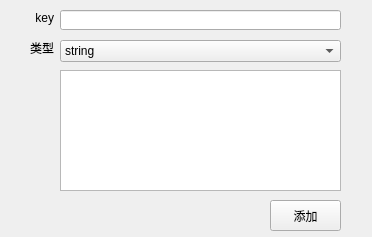
<?xml version="1.0" encoding="UTF-8"?>
<ui version="4.0">
 <class>Form</class>
 <widget class="QWidget" name="Form">
  <property name="geometry">
   <rect>
    <x>0</x>
    <y>0</y>
    <width>372</width>
    <height>237</height>
   </rect>
  </property>
  <property name="windowTitle">
   <string>Form</string>
  </property>
  <widget class="QLineEdit" name="lineEdit_key">
   <property name="geometry">
    <rect>
     <x>60</x>
     <y>10</y>
     <width>281</width>
     <height>20</height>
    </rect>
   </property>
  </widget>
  <widget class="QLabel" name="label">
   <property name="geometry">
    <rect>
     <x>0</x>
     <y>10</y>
     <width>54</width>
     <height>16</height>
    </rect>
   </property>
   <property name="text">
    <string>key</string>
   </property>
   <property name="alignment">
    <set>Qt::AlignRight|Qt::AlignTrailing|Qt::AlignVCenter</set>
   </property>
  </widget>
  <widget class="QComboBox" name="comboBox">
   <property name="geometry">
    <rect>
     <x>60</x>
     <y>40</y>
     <width>281</width>
     <height>22</height>
    </rect>
   </property>
   <item>
    <property name="text">
     <string>string</string>
    </property>
   </item>
  </widget>
  <widget class="QLabel" name="label_2">
   <property name="geometry">
    <rect>
     <x>0</x>
     <y>40</y>
     <width>54</width>
     <height>16</height>
    </rect>
   </property>
   <property name="text">
    <string>类型</string>
   </property>
   <property name="alignment">
    <set>Qt::AlignRight|Qt::AlignTrailing|Qt::AlignVCenter</set>
   </property>
  </widget>
  <widget class="QTextEdit" name="textEdit_value">
   <property name="geometry">
    <rect>
     <x>60</x>
     <y>70</y>
     <width>281</width>
     <height>121</height>
    </rect>
   </property>
  </widget>
  <widget class="QPushButton" name="pushButton">
   <property name="geometry">
    <rect>
     <x>270</x>
     <y>200</y>
     <width>71</width>
     <height>31</height>
    </rect>
   </property>
   <property name="text">
    <string>添加</string>
   </property>
  </widget>
 </widget>
 <resources/>
 <connections/>
</ui>
